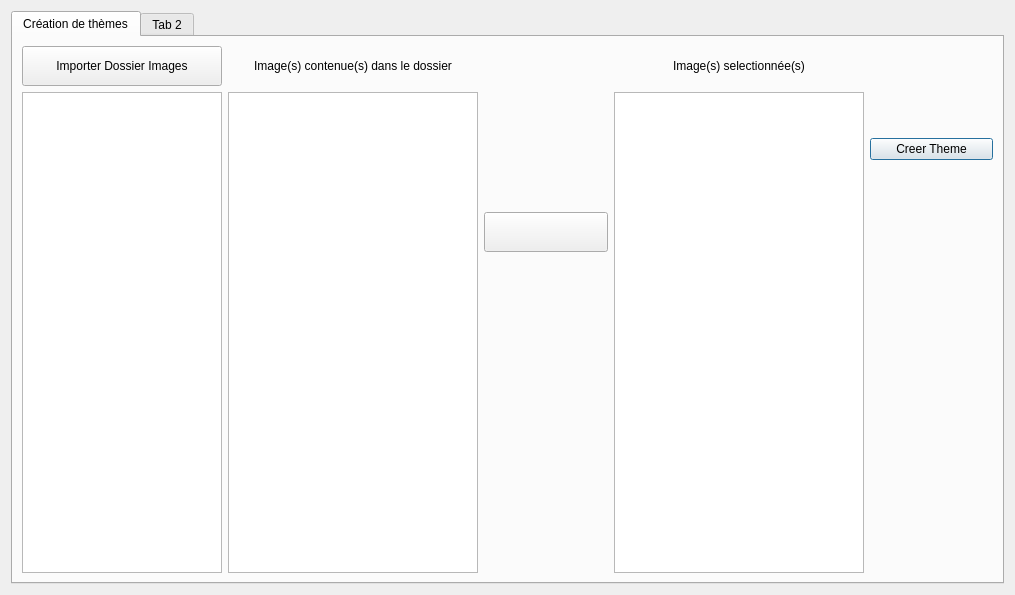
<?xml version="1.0" encoding="UTF-8"?>
<ui version="4.0">
 <class>Editeur</class>
 <widget class="QDialog" name="Editeur">
  <property name="geometry">
   <rect>
    <x>0</x>
    <y>0</y>
    <width>1015</width>
    <height>595</height>
   </rect>
  </property>
  <property name="windowTitle">
   <string>Dialog</string>
  </property>
  <layout class="QGridLayout" name="gridLayout_2">
   <item row="0" column="0">
    <widget class="QTabWidget" name="tabWidgetEditeur">
     <property name="sizePolicy">
      <sizepolicy hsizetype="Expanding" vsizetype="Expanding">
       <horstretch>0</horstretch>
       <verstretch>0</verstretch>
      </sizepolicy>
     </property>
     <property name="tabPosition">
      <enum>QTabWidget::North</enum>
     </property>
     <property name="tabShape">
      <enum>QTabWidget::Rounded</enum>
     </property>
     <property name="currentIndex">
      <number>0</number>
     </property>
     <property name="elideMode">
      <enum>Qt::ElideNone</enum>
     </property>
     <property name="documentMode">
      <bool>false</bool>
     </property>
     <property name="tabsClosable">
      <bool>false</bool>
     </property>
     <widget class="QWidget" name="tabCreationThemes">
      <attribute name="title">
       <string>Création de thèmes</string>
      </attribute>
      <layout class="QGridLayout" name="gridLayout">
       <item row="0" column="4" rowspan="4">
        <spacer name="verticalSpacer">
         <property name="orientation">
          <enum>Qt::Vertical</enum>
         </property>
         <property name="sizeHint" stdset="0">
          <size>
           <width>67</width>
           <height>160</height>
          </size>
         </property>
        </spacer>
       </item>
       <item row="0" column="6" rowspan="2">
        <spacer name="verticalSpacer_4">
         <property name="orientation">
          <enum>Qt::Vertical</enum>
         </property>
         <property name="sizeHint" stdset="0">
          <size>
           <width>100</width>
           <height>75</height>
          </size>
         </property>
        </spacer>
       </item>
       <item row="1" column="0" rowspan="5">
        <widget class="QTreeWidget" name="treeWidget">
         <property name="maximumSize">
          <size>
           <width>200</width>
           <height>16777215</height>
          </size>
         </property>
         <property name="contextMenuPolicy">
          <enum>Qt::CustomContextMenu</enum>
         </property>
         <property name="lineWidth">
          <number>0</number>
         </property>
         <property name="editTriggers">
          <set>QAbstractItemView::CurrentChanged|QAbstractItemView::DoubleClicked|QAbstractItemView::EditKeyPressed|QAbstractItemView::SelectedClicked</set>
         </property>
         <property name="alternatingRowColors">
          <bool>true</bool>
         </property>
         <property name="rootIsDecorated">
          <bool>true</bool>
         </property>
         <attribute name="headerVisible">
          <bool>false</bool>
         </attribute>
         <column>
          <property name="text">
           <string notr="true">1</string>
          </property>
         </column>
        </widget>
       </item>
       <item row="1" column="2" rowspan="5">
        <widget class="QListWidget" name="listWidget">
         <property name="maximumSize">
          <size>
           <width>250</width>
           <height>16777215</height>
          </size>
         </property>
         <property name="contextMenuPolicy">
          <enum>Qt::CustomContextMenu</enum>
         </property>
         <property name="acceptDrops">
          <bool>true</bool>
         </property>
         <property name="editTriggers">
          <set>QAbstractItemView::DoubleClicked|QAbstractItemView::EditKeyPressed</set>
         </property>
         <property name="alternatingRowColors">
          <bool>true</bool>
         </property>
        </widget>
       </item>
       <item row="1" column="5" rowspan="5">
        <widget class="QListWidget" name="listWidgetSelection">
         <property name="maximumSize">
          <size>
           <width>250</width>
           <height>16777215</height>
          </size>
         </property>
         <property name="contextMenuPolicy">
          <enum>Qt::CustomContextMenu</enum>
         </property>
         <property name="acceptDrops">
          <bool>true</bool>
         </property>
         <property name="alternatingRowColors">
          <bool>true</bool>
         </property>
        </widget>
       </item>
       <item row="2" column="6">
        <widget class="QPushButton" name="btnCreationtheme">
         <property name="text">
          <string>Creer Theme</string>
         </property>
        </widget>
       </item>
       <item row="3" column="6" rowspan="3">
        <spacer name="verticalSpacer_3">
         <property name="orientation">
          <enum>Qt::Vertical</enum>
         </property>
         <property name="sizeHint" stdset="0">
          <size>
           <width>100</width>
           <height>406</height>
          </size>
         </property>
        </spacer>
       </item>
       <item row="4" column="4">
        <widget class="QPushButton" name="btSelection">
         <property name="minimumSize">
          <size>
           <width>70</width>
           <height>40</height>
          </size>
         </property>
         <property name="text">
          <string/>
         </property>
         <property name="icon">
          <iconset resource="lib/abuledunetworkaccessmanagerv1/abuledussologinv1.qrc">
           <normaloff>:/abuledussologinv1/flecheVerte-connexion</normaloff>:/abuledussologinv1/flecheVerte-connexion</iconset>
         </property>
        </widget>
       </item>
       <item row="5" column="4">
        <spacer name="verticalSpacer_2">
         <property name="orientation">
          <enum>Qt::Vertical</enum>
         </property>
         <property name="sizeHint" stdset="0">
          <size>
           <width>67</width>
           <height>308</height>
          </size>
         </property>
        </spacer>
       </item>
       <item row="0" column="0">
        <widget class="QPushButton" name="btnImporterDossierImage">
         <property name="sizePolicy">
          <sizepolicy hsizetype="Minimum" vsizetype="Fixed">
           <horstretch>0</horstretch>
           <verstretch>0</verstretch>
          </sizepolicy>
         </property>
         <property name="maximumSize">
          <size>
           <width>200</width>
           <height>40</height>
          </size>
         </property>
         <property name="text">
          <string>Importer Dossier Images</string>
         </property>
        </widget>
       </item>
       <item row="0" column="2">
        <widget class="QLabel" name="label">
         <property name="maximumSize">
          <size>
           <width>250</width>
           <height>16777215</height>
          </size>
         </property>
         <property name="frameShape">
          <enum>QFrame::NoFrame</enum>
         </property>
         <property name="frameShadow">
          <enum>QFrame::Plain</enum>
         </property>
         <property name="lineWidth">
          <number>1</number>
         </property>
         <property name="text">
          <string>Image(s) contenue(s) dans le dossier</string>
         </property>
         <property name="alignment">
          <set>Qt::AlignCenter</set>
         </property>
        </widget>
       </item>
       <item row="0" column="5">
        <widget class="QLabel" name="label_2">
         <property name="maximumSize">
          <size>
           <width>250</width>
           <height>16777215</height>
          </size>
         </property>
         <property name="layoutDirection">
          <enum>Qt::LeftToRight</enum>
         </property>
         <property name="frameShape">
          <enum>QFrame::NoFrame</enum>
         </property>
         <property name="text">
          <string>Image(s) selectionnée(s)</string>
         </property>
         <property name="alignment">
          <set>Qt::AlignCenter</set>
         </property>
        </widget>
       </item>
      </layout>
     </widget>
     <widget class="QWidget" name="tab_2">
      <attribute name="title">
       <string>Tab 2</string>
      </attribute>
     </widget>
    </widget>
   </item>
  </layout>
 </widget>
 <resources>
  <include location="lib/abuledunetworkaccessmanagerv1/abuledussologinv1.qrc"/>
 </resources>
 <connections/>
</ui>
